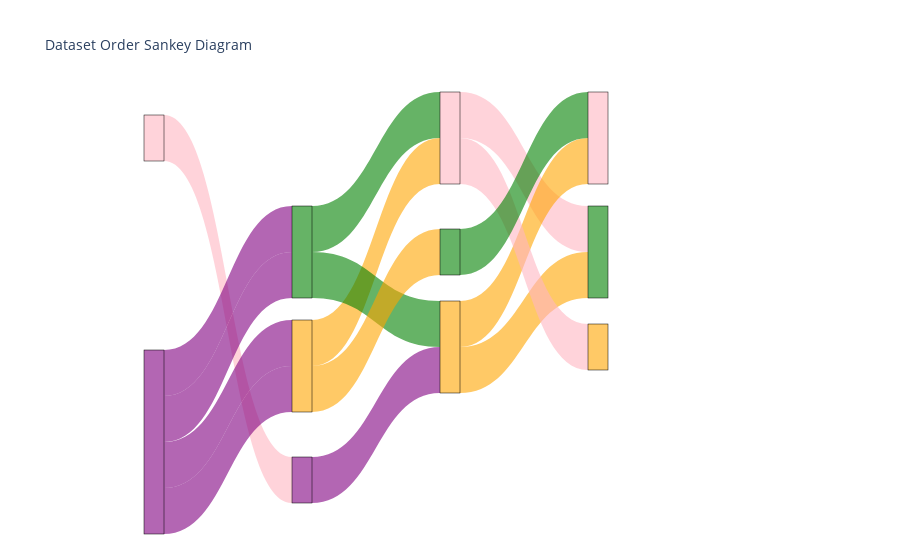

This figure's notebook cell:
### Code cell
import pandas as pd
import plotly.graph_objects as go

# Define the dataset sequences


# Data provided
data = [
    ['dataset1', 'datase4', 'datas3', 'data2'],
    ['dataset4', 'datase3', 'datas1', 'data2'],
    ['dataset4', 'datase2', 'datas3', 'data1'],
    ['dataset4', 'datase2', 'datas1', 'data3'],
    ['dataset4', 'datase3', 'datas2', 'data1']
]

# Create a DataFrame
df = pd.DataFrame(data, columns=['level_1', 'level_2', 'level_3', 'level_4'])

# Generate a list of all unique labels
labels = pd.unique(df.values.ravel('K')).tolist()

# Create mappings from labels to indices
label_indices = {label: i for i, label in enumerate(labels)}

# Define colors for each dataset
color_mapping = {
    'dataset1': 'rgba(255, 182, 193, 0.6)',  # Lightpink
    'dataset2': 'rgba(0, 128, 0, 0.6)',      # Green
    'dataset3': 'rgba(255, 165, 0, 0.6)',    # Orange
    'dataset4': 'rgba(128, 0, 128, 0.6)',    # Purple
    'datase1': 'rgba(255, 182, 193, 0.6)',   # Lightpink
    'datase2': 'rgba(0, 128, 0, 0.6)',       # Green
    'datase3': 'rgba(255, 165, 0, 0.6)',     # Orange
    'datase4': 'rgba(128, 0, 128, 0.6)',     # Purple
    'datas1': 'rgba(255, 182, 193, 0.6)',    # Lightpink
    'datas2': 'rgba(0, 128, 0, 0.6)',        # Green
    'datas3': 'rgba(255, 165, 0, 0.6)',      # Orange
    'datas4': 'rgba(128, 0, 128, 0.6)',      # Purple
    'data1': 'rgba(255, 182, 193, 0.6)',     # Lightpink
    'data2': 'rgba(0, 128, 0, 0.6)',         # Green
    'data3': 'rgba(255, 165, 0, 0.6)',       # Orange
    'data4': 'rgba(128, 0, 128, 0.6)'        # Purple
}

# Initialize lists for the source, target, values, and colors
source = []
target = []
value = []
link_colors = []

# Define x and y positions for nodes
x_positions = [0.1, 0.3, 0.5, 0.7]
y_positions1 = [1/10, 9/10]
y_positions2 = [4/10, 7/10, 10/10]
y_positions3 = [1/10, 4/10, 6.5/10]
y_positions4 = [1/10, 4/10, 6.5/10]

# Define positions for each label
node_positions = {
    'dataset1': [x_positions[0], y_positions1[0]],
    # 'dataset2': [x_positions[0], y_positions1[1]],
    # 'dataset3': [x_positions[0], y_positions1[2]],
    'dataset4': [x_positions[0], y_positions1[1]],
    # 'datase1': [x_positions[1], y_positions2[0]],
    'datase2': [x_positions[1], y_positions2[0]],
    'datase3': [x_positions[1], y_positions2[1]],
    'datase4': [x_positions[1], y_positions2[2]],
    'datas1': [x_positions[2], y_positions3[0]],
    'datas2': [x_positions[2], y_positions3[1]],
    'datas3': [x_positions[2], y_positions3[2]],
    # 'datas4': [x_positions[2], y_positions3[3]],
    'data1': [x_positions[3], y_positions4[0]],
    'data2': [x_positions[3], y_positions4[1]],
    'data3': [x_positions[3], y_positions4[2]],
    # 'data4': [x_positions[3], y_positions4[3]]
}

# Populate the source, target, value lists and assign link colors based on the first dataset in the sequence
for i in range(len(df)):
    for j in range(len(df.columns) - 1):
        source.append(label_indices[df.iloc[i, j]])
        target.append(label_indices[df.iloc[i, j + 1]])
        value.append(1)
        link_colors.append(color_mapping[df.iloc[i, j]])

# Prepare the x and y positions for nodes
x_coords = []
y_coords = []
node_colors = []
for label in labels:
    x, y = node_positions[label]
    x_coords.append(x)
    y_coords.append(y)
    node_colors.append(color_mapping[label])

# Create the Sankey diagram
fig = go.Figure(data=[go.Sankey(
    node=dict(
        pad=75,
        thickness=20,
        line=dict(color="black", width=0.5),
        label=['' for _ in labels],  # Empty labels
        x=x_coords,
        y=y_coords,
        color=node_colors
    ),
    link=dict(
        source=source,
        target=target,
        value=value,
        color=link_colors
    )
)])

fig.update_layout(title_text='Dataset Order Sankey Diagram', font_size=10)
fig.show()

### Figure 1 — Plotly figure (JSON) as saved in the notebook; plotly's stock layout.template omitted (floating-point values rounded to 4 significant figures)
{"data": [{"link": {"color": ["rgba(255, 182, 193, 0.6)", "rgba(128, 0, 128, 0.6)", "rgba(255, 165, 0, 0.6)", "rgba(128, 0, 128, 0.6)", "rgba(255, 165, 0, 0.6)", "rgba(255, 182, 193, 0.6)", "rgba(128, 0, 128, 0.6)", "rgba(0, 128, 0, 0.6)", "rgba(255, 165, 0, 0.6)", "rgba(128, 0, 128, 0.6)", "rgba(0, 128, 0, 0.6)", "rgba(255, 182, 193, 0.6)", "rgba(128, 0, 128, 0.6)", "rgba(255, 165, 0, 0.6)", "rgba(0, 128, 0, 0.6)"], "source": [0, 2, 5, 1, 3, 6, 1, 4, 5, 1, 4, 6, 1, 3, 7], "target": [2, 5, 8, 3, 6, 8, 4, 5, 9, 4, 6, 10, 3, 7, 9], "value": [1, 1, 1, 1, 1, 1, 1, 1, 1, 1, 1, 1, 1, 1, 1]}, "node": {"color": ["rgba(255, 182, 193, 0.6)", "rgba(128, 0, 128, 0.6)", "rgba(128, 0, 128, 0.6)", "rgba(255, 165, 0, 0.6)", "rgba(0, 128, 0, 0.6)", "rgba(255, 165, 0, 0.6)", "rgba(255, 182, 193, 0.6)", "rgba(0, 128, 0, 0.6)", "rgba(0, 128, 0, 0.6)", "rgba(255, 182, 193, 0.6)", "rgba(255, 165, 0, 0.6)"], "label": ["", "", "", "", "", "", "", "", "", "", ""], "line": {"color": "black", "width": 0.5}, "pad": 75, "thickness": 20, "x": [0.1, 0.1, 0.3, 0.3, 0.3, 0.5, 0.5, 0.5, 0.7, 0.7, 0.7], "y": [0.1, 0.9, 1, 0.7, 0.4, 0.65, 0.1, 0.4, 0.4, 0.1, 0.65]}, "type": "sankey"}], "layout": {"font": {"size": 10}, "title": {"text": "Dataset Order Sankey Diagram"}}}
